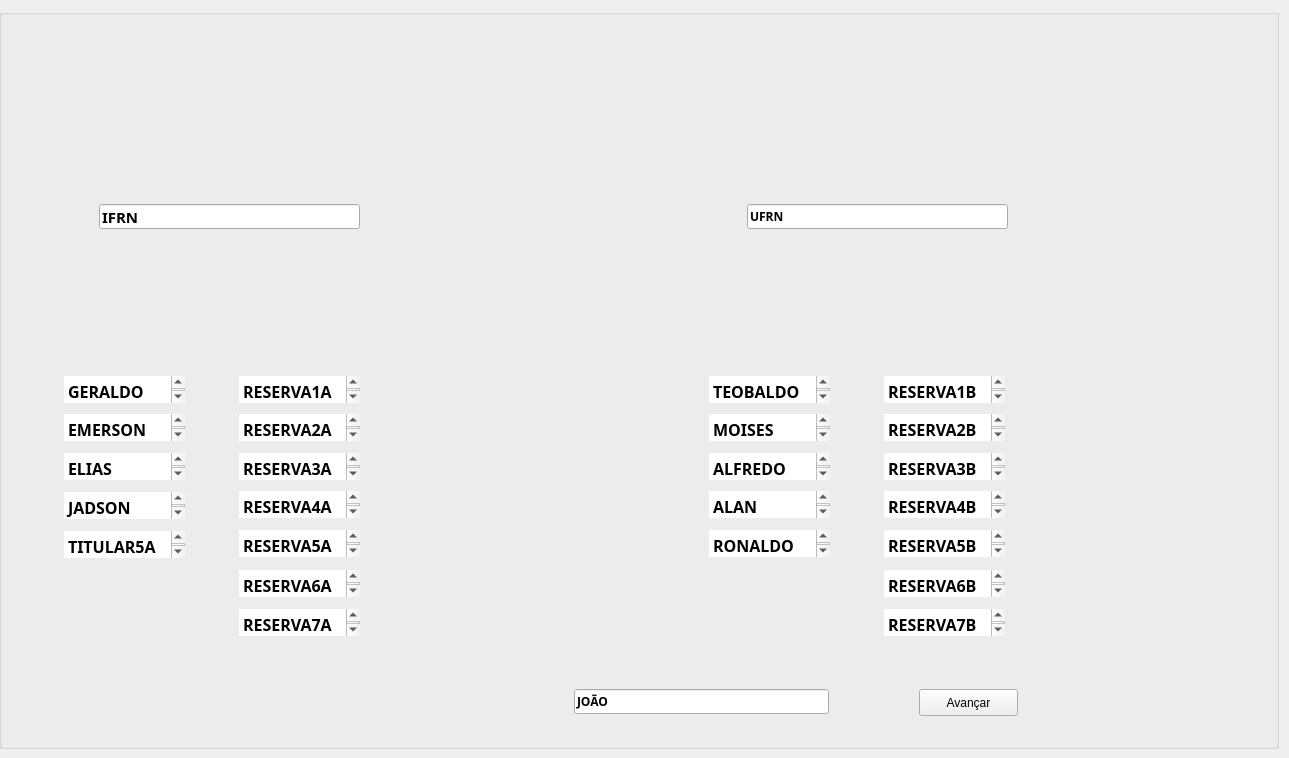
  <widget class="QWidget" name="centralwidget">
   <widget class="QGroupBox" name="Cadastro">
    <property name="enabled">
     <bool>true</bool>
    </property>
    <property name="geometry">
     <rect>
      <x>-1</x>
      <y>9</y>
      <width>1280</width>
      <height>740</height>
     </rect>
    </property>
    <property name="title">
     <string/>
    </property>
    <widget class="QTextEdit" name="jog1_B">
     <property name="geometry">
      <rect>
       <x>710</x>
       <y>367</y>
       <width>121</width>
       <height>27</height>
      </rect>
     </property>
     <property name="font">
      <font>
       <family>Courier 10 Pitch</family>
       <pointsize>12</pointsize>
       <weight>75</weight>
       <bold>true</bold>
      </font>
     </property>
     <property name="autoFillBackground">
      <bool>false</bool>
     </property>
     <property name="frameShape">
      <enum>QFrame::Panel</enum>
     </property>
     <property name="lineWidth">
      <number>0</number>
     </property>
     <property name="html">
      <string>&lt;!DOCTYPE HTML PUBLIC &quot;-//W3C//DTD HTML 4.0//EN&quot; &quot;http://www.w3.org/TR/REC-html40/strict.dtd&quot;&gt;
&lt;html&gt;&lt;head&gt;&lt;meta name=&quot;qrichtext&quot; content=&quot;1&quot; /&gt;&lt;style type=&quot;text/css&quot;&gt;
p, li { white-space: pre-wrap; }
&lt;/style&gt;&lt;/head&gt;&lt;body style=&quot; font-family:'Courier 10 Pitch'; font-size:12pt; font-weight:600; font-style:normal;&quot;&gt;
&lt;p style=&quot; margin-top:0px; margin-bottom:0px; margin-left:0px; margin-right:0px; -qt-block-indent:0; text-indent:0px;&quot;&gt;TEOBALDO&lt;/p&gt;&lt;/body&gt;&lt;/html&gt;</string>
     </property>
    </widget>
    <widget class="QTextEdit" name="reserva1_A">
     <property name="geometry">
      <rect>
       <x>240</x>
       <y>367</y>
       <width>121</width>
       <height>27</height>
      </rect>
     </property>
     <property name="font">
      <font>
       <family>Courier 10 Pitch</family>
       <pointsize>12</pointsize>
       <weight>75</weight>
       <bold>true</bold>
      </font>
     </property>
     <property name="autoFillBackground">
      <bool>false</bool>
     </property>
     <property name="frameShape">
      <enum>QFrame::Panel</enum>
     </property>
     <property name="lineWidth">
      <number>0</number>
     </property>
     <property name="html">
      <string>&lt;!DOCTYPE HTML PUBLIC &quot;-//W3C//DTD HTML 4.0//EN&quot; &quot;http://www.w3.org/TR/REC-html40/strict.dtd&quot;&gt;
&lt;html&gt;&lt;head&gt;&lt;meta name=&quot;qrichtext&quot; content=&quot;1&quot; /&gt;&lt;style type=&quot;text/css&quot;&gt;
p, li { white-space: pre-wrap; }
&lt;/style&gt;&lt;/head&gt;&lt;body style=&quot; font-family:'Courier 10 Pitch'; font-size:12pt; font-weight:600; font-style:normal;&quot;&gt;
&lt;p style=&quot; margin-top:0px; margin-bottom:0px; margin-left:0px; margin-right:0px; -qt-block-indent:0; text-indent:0px;&quot;&gt;RESERVA1A&lt;/p&gt;&lt;/body&gt;&lt;/html&gt;</string>
     </property>
    </widget>
    <widget class="QTextEdit" name="jog4_A">
     <property name="geometry">
      <rect>
       <x>65</x>
       <y>483</y>
       <width>121</width>
       <height>27</height>
      </rect>
     </property>
     <property name="font">
      <font>
       <family>Courier 10 Pitch</family>
       <pointsize>12</pointsize>
       <weight>75</weight>
       <bold>true</bold>
      </font>
     </property>
     <property name="autoFillBackground">
      <bool>false</bool>
     </property>
     <property name="frameShape">
      <enum>QFrame::Panel</enum>
     </property>
     <property name="lineWidth">
      <number>0</number>
     </property>
     <property name="html">
      <string>&lt;!DOCTYPE HTML PUBLIC &quot;-//W3C//DTD HTML 4.0//EN&quot; &quot;http://www.w3.org/TR/REC-html40/strict.dtd&quot;&gt;
&lt;html&gt;&lt;head&gt;&lt;meta name=&quot;qrichtext&quot; content=&quot;1&quot; /&gt;&lt;style type=&quot;text/css&quot;&gt;
p, li { white-space: pre-wrap; }
&lt;/style&gt;&lt;/head&gt;&lt;body style=&quot; font-family:'Courier 10 Pitch'; font-size:12pt; font-weight:600; font-style:normal;&quot;&gt;
&lt;p style=&quot; margin-top:0px; margin-bottom:0px; margin-left:0px; margin-right:0px; -qt-block-indent:0; text-indent:0px;&quot;&gt;JADSON&lt;/p&gt;&lt;/body&gt;&lt;/html&gt;</string>
     </property>
    </widget>
    <widget class="QTextEdit" name="reserva7_A">
     <property name="geometry">
      <rect>
       <x>240</x>
       <y>600</y>
       <width>121</width>
       <height>27</height>
      </rect>
     </property>
     <property name="font">
      <font>
       <family>Courier 10 Pitch</family>
       <pointsize>12</pointsize>
       <weight>75</weight>
       <bold>true</bold>
      </font>
     </property>
     <property name="autoFillBackground">
      <bool>false</bool>
     </property>
     <property name="frameShape">
      <enum>QFrame::Panel</enum>
     </property>
     <property name="lineWidth">
      <number>0</number>
     </property>
     <property name="html">
      <string>&lt;!DOCTYPE HTML PUBLIC &quot;-//W3C//DTD HTML 4.0//EN&quot; &quot;http://www.w3.org/TR/REC-html40/strict.dtd&quot;&gt;
&lt;html&gt;&lt;head&gt;&lt;meta name=&quot;qrichtext&quot; content=&quot;1&quot; /&gt;&lt;style type=&quot;text/css&quot;&gt;
p, li { white-space: pre-wrap; }
&lt;/style&gt;&lt;/head&gt;&lt;body style=&quot; font-family:'Courier 10 Pitch'; font-size:12pt; font-weight:600; font-style:normal;&quot;&gt;
&lt;p style=&quot; margin-top:0px; margin-bottom:0px; margin-left:0px; margin-right:0px; -qt-block-indent:0; text-indent:0px;&quot;&gt;RESERVA7A&lt;/p&gt;&lt;/body&gt;&lt;/html&gt;</string>
     </property>
    </widget>
    <widget class="QLineEdit" name="nome_arbitro">
     <property name="geometry">
      <rect>
       <x>575</x>
       <y>680</y>
       <width>255</width>
       <height>25</height>
      </rect>
     </property>
     <property name="font">
      <font>
       <family>Courier 10 Pitch</family>
       <weight>75</weight>
       <bold>true</bold>
      </font>
     </property>
     <property name="text">
      <string>JOÃO</string>
     </property>
    </widget>
    <widget class="QLineEdit" name="nome_time_A">
     <property name="geometry">
      <rect>
       <x>100</x>
       <y>195</y>
       <width>261</width>
       <height>25</height>
      </rect>
     </property>
     <property name="font">
      <font>
       <family>Courier 10 Pitch</family>
       <pointsize>11</pointsize>
       <weight>75</weight>
       <bold>true</bold>
      </font>
     </property>
     <property name="text">
      <string>IFRN</string>
     </property>
    </widget>
    <widget class="QTextEdit" name="jog3_B">
     <property name="geometry">
      <rect>
       <x>710</x>
       <y>444</y>
       <width>121</width>
       <height>27</height>
      </rect>
     </property>
     <property name="font">
      <font>
       <family>Courier 10 Pitch</family>
       <pointsize>12</pointsize>
       <weight>75</weight>
       <bold>true</bold>
      </font>
     </property>
     <property name="autoFillBackground">
      <bool>false</bool>
     </property>
     <property name="frameShape">
      <enum>QFrame::Panel</enum>
     </property>
     <property name="lineWidth">
      <number>0</number>
     </property>
     <property name="html">
      <string>&lt;!DOCTYPE HTML PUBLIC &quot;-//W3C//DTD HTML 4.0//EN&quot; &quot;http://www.w3.org/TR/REC-html40/strict.dtd&quot;&gt;
&lt;html&gt;&lt;head&gt;&lt;meta name=&quot;qrichtext&quot; content=&quot;1&quot; /&gt;&lt;style type=&quot;text/css&quot;&gt;
p, li { white-space: pre-wrap; }
&lt;/style&gt;&lt;/head&gt;&lt;body style=&quot; font-family:'Courier 10 Pitch'; font-size:12pt; font-weight:600; font-style:normal;&quot;&gt;
&lt;p style=&quot; margin-top:0px; margin-bottom:0px; margin-left:0px; margin-right:0px; -qt-block-indent:0; text-indent:0px;&quot;&gt;ALFREDO&lt;/p&gt;&lt;/body&gt;&lt;/html&gt;</string>
     </property>
    </widget>
    <widget class="QTextEdit" name="reserva4_B">
     <property name="geometry">
      <rect>
       <x>885</x>
       <y>482</y>
       <width>121</width>
       <height>27</height>
      </rect>
     </property>
     <property name="font">
      <font>
       <family>Courier 10 Pitch</family>
       <pointsize>12</pointsize>
       <weight>75</weight>
       <bold>true</bold>
      </font>
     </property>
     <property name="autoFillBackground">
      <bool>false</bool>
     </property>
     <property name="frameShape">
      <enum>QFrame::Panel</enum>
     </property>
     <property name="lineWidth">
      <number>0</number>
     </property>
     <property name="html">
      <string>&lt;!DOCTYPE HTML PUBLIC &quot;-//W3C//DTD HTML 4.0//EN&quot; &quot;http://www.w3.org/TR/REC-html40/strict.dtd&quot;&gt;
&lt;html&gt;&lt;head&gt;&lt;meta name=&quot;qrichtext&quot; content=&quot;1&quot; /&gt;&lt;style type=&quot;text/css&quot;&gt;
p, li { white-space: pre-wrap; }
&lt;/style&gt;&lt;/head&gt;&lt;body style=&quot; font-family:'Courier 10 Pitch'; font-size:12pt; font-weight:600; font-style:normal;&quot;&gt;
&lt;p style=&quot; margin-top:0px; margin-bottom:0px; margin-left:0px; margin-right:0px; -qt-block-indent:0; text-indent:0px;&quot;&gt;RESERVA4B&lt;/p&gt;&lt;/body&gt;&lt;/html&gt;</string>
     </property>
    </widget>
    <widget class="QTextEdit" name="reserva5_B">
     <property name="geometry">
      <rect>
       <x>885</x>
       <y>521</y>
       <width>121</width>
       <height>27</height>
      </rect>
     </property>
     <property name="font">
      <font>
       <family>Courier 10 Pitch</family>
       <pointsize>12</pointsize>
       <weight>75</weight>
       <bold>true</bold>
      </font>
     </property>
     <property name="autoFillBackground">
      <bool>false</bool>
     </property>
     <property name="frameShape">
      <enum>QFrame::Panel</enum>
     </property>
     <property name="lineWidth">
      <number>0</number>
     </property>
     <property name="html">
      <string>&lt;!DOCTYPE HTML PUBLIC &quot;-//W3C//DTD HTML 4.0//EN&quot; &quot;http://www.w3.org/TR/REC-html40/strict.dtd&quot;&gt;
&lt;html&gt;&lt;head&gt;&lt;meta name=&quot;qrichtext&quot; content=&quot;1&quot; /&gt;&lt;style type=&quot;text/css&quot;&gt;
p, li { white-space: pre-wrap; }
&lt;/style&gt;&lt;/head&gt;&lt;body style=&quot; font-family:'Courier 10 Pitch'; font-size:12pt; font-weight:600; font-style:normal;&quot;&gt;
&lt;p style=&quot; margin-top:0px; margin-bottom:0px; margin-left:0px; margin-right:0px; -qt-block-indent:0; text-indent:0px;&quot;&gt;RESERVA5B&lt;/p&gt;&lt;/body&gt;&lt;/html&gt;</string>
     </property>
    </widget>
    <widget class="QTextEdit" name="jog3_A">
     <property name="geometry">
      <rect>
       <x>65</x>
       <y>444</y>
       <width>121</width>
       <height>27</height>
      </rect>
     </property>
     <property name="font">
      <font>
       <family>Courier 10 Pitch</family>
       <pointsize>12</pointsize>
       <weight>75</weight>
       <bold>true</bold>
      </font>
     </property>
     <property name="autoFillBackground">
      <bool>false</bool>
     </property>
     <property name="frameShape">
      <enum>QFrame::Panel</enum>
     </property>
     <property name="lineWidth">
      <number>0</number>
     </property>
     <property name="html">
      <string>&lt;!DOCTYPE HTML PUBLIC &quot;-//W3C//DTD HTML 4.0//EN&quot; &quot;http://www.w3.org/TR/REC-html40/strict.dtd&quot;&gt;
&lt;html&gt;&lt;head&gt;&lt;meta name=&quot;qrichtext&quot; content=&quot;1&quot; /&gt;&lt;style type=&quot;text/css&quot;&gt;
p, li { white-space: pre-wrap; }
&lt;/style&gt;&lt;/head&gt;&lt;body style=&quot; font-family:'Courier 10 Pitch'; font-size:12pt; font-weight:600; font-style:normal;&quot;&gt;
&lt;p style=&quot; margin-top:0px; margin-bottom:0px; margin-left:0px; margin-right:0px; -qt-block-indent:0; text-indent:0px;&quot;&gt;ELIAS&lt;/p&gt;&lt;/body&gt;&lt;/html&gt;</string>
     </property>
    </widget>
    <widget class="QTextEdit" name="reserva3_A">
     <property name="geometry">
      <rect>
       <x>240</x>
       <y>444</y>
       <width>121</width>
       <height>27</height>
      </rect>
     </property>
     <property name="font">
      <font>
       <family>Courier 10 Pitch</family>
       <pointsize>12</pointsize>
       <weight>75</weight>
       <bold>true</bold>
      </font>
     </property>
     <property name="autoFillBackground">
      <bool>false</bool>
     </property>
     <property name="frameShape">
      <enum>QFrame::Panel</enum>
     </property>
     <property name="lineWidth">
      <number>0</number>
     </property>
     <property name="html">
      <string>&lt;!DOCTYPE HTML PUBLIC &quot;-//W3C//DTD HTML 4.0//EN&quot; &quot;http://www.w3.org/TR/REC-html40/strict.dtd&quot;&gt;
&lt;html&gt;&lt;head&gt;&lt;meta name=&quot;qrichtext&quot; content=&quot;1&quot; /&gt;&lt;style type=&quot;text/css&quot;&gt;
p, li { white-space: pre-wrap; }
&lt;/style&gt;&lt;/head&gt;&lt;body style=&quot; font-family:'Courier 10 Pitch'; font-size:12pt; font-weight:600; font-style:normal;&quot;&gt;
&lt;p style=&quot; margin-top:0px; margin-bottom:0px; margin-left:0px; margin-right:0px; -qt-block-indent:0; text-indent:0px;&quot;&gt;RESERVA3A&lt;/p&gt;&lt;/body&gt;&lt;/html&gt;</string>
     </property>
    </widget>
    <widget class="QTextEdit" name="reserva7_B">
     <property name="geometry">
      <rect>
       <x>885</x>
       <y>600</y>
       <width>121</width>
       <height>27</height>
      </rect>
     </property>
     <property name="font">
      <font>
       <family>Courier 10 Pitch</family>
       <pointsize>12</pointsize>
       <weight>75</weight>
       <bold>true</bold>
      </font>
     </property>
     <property name="autoFillBackground">
      <bool>false</bool>
     </property>
     <property name="frameShape">
      <enum>QFrame::Panel</enum>
     </property>
     <property name="lineWidth">
      <number>0</number>
     </property>
     <property name="html">
      <string>&lt;!DOCTYPE HTML PUBLIC &quot;-//W3C//DTD HTML 4.0//EN&quot; &quot;http://www.w3.org/TR/REC-html40/strict.dtd&quot;&gt;
&lt;html&gt;&lt;head&gt;&lt;meta name=&quot;qrichtext&quot; content=&quot;1&quot; /&gt;&lt;style type=&quot;text/css&quot;&gt;
p, li { white-space: pre-wrap; }
&lt;/style&gt;&lt;/head&gt;&lt;body style=&quot; font-family:'Courier 10 Pitch'; font-size:12pt; font-weight:600; font-style:normal;&quot;&gt;
&lt;p style=&quot; margin-top:0px; margin-bottom:0px; margin-left:0px; margin-right:0px; -qt-block-indent:0; text-indent:0px;&quot;&gt;RESERVA7B&lt;/p&gt;&lt;/body&gt;&lt;/html&gt;</string>
     </property>
    </widget>
    <widget class="QTextEdit" name="reserva3_B">
     <property name="geometry">
      <rect>
       <x>885</x>
       <y>444</y>
       <width>121</width>
       <height>27</height>
      </rect>
     </property>
     <property name="font">
      <font>
       <family>Courier 10 Pitch</family>
       <pointsize>12</pointsize>
       <weight>75</weight>
       <bold>true</bold>
      </font>
     </property>
     <property name="autoFillBackground">
      <bool>false</bool>
     </property>
     <property name="frameShape">
      <enum>QFrame::Panel</enum>
     </property>
     <property name="lineWidth">
      <number>0</number>
     </property>
     <property name="html">
      <string>&lt;!DOCTYPE HTML PUBLIC &quot;-//W3C//DTD HTML 4.0//EN&quot; &quot;http://www.w3.org/TR/REC-html40/strict.dtd&quot;&gt;
&lt;html&gt;&lt;head&gt;&lt;meta name=&quot;qrichtext&quot; content=&quot;1&quot; /&gt;&lt;style type=&quot;text/css&quot;&gt;
p, li { white-space: pre-wrap; }
&lt;/style&gt;&lt;/head&gt;&lt;body style=&quot; font-family:'Courier 10 Pitch'; font-size:12pt; font-weight:600; font-style:normal;&quot;&gt;
&lt;p style=&quot; margin-top:0px; margin-bottom:0px; margin-left:0px; margin-right:0px; -qt-block-indent:0; text-indent:0px;&quot;&gt;RESERVA3B&lt;/p&gt;&lt;/body&gt;&lt;/html&gt;</string>
     </property>
    </widget>
    <widget class="QTextEdit" name="jog5_B">
     <property name="geometry">
      <rect>
       <x>710</x>
       <y>521</y>
       <width>121</width>
       <height>27</height>
      </rect>
     </property>
     <property name="font">
      <font>
       <family>Courier 10 Pitch</family>
       <pointsize>12</pointsize>
       <weight>75</weight>
       <bold>true</bold>
      </font>
     </property>
     <property name="autoFillBackground">
      <bool>false</bool>
     </property>
     <property name="frameShape">
      <enum>QFrame::Panel</enum>
     </property>
     <property name="lineWidth">
      <number>0</number>
     </property>
     <property name="html">
      <string>&lt;!DOCTYPE HTML PUBLIC &quot;-//W3C//DTD HTML 4.0//EN&quot; &quot;http://www.w3.org/TR/REC-html40/strict.dtd&quot;&gt;
&lt;html&gt;&lt;head&gt;&lt;meta name=&quot;qrichtext&quot; content=&quot;1&quot; /&gt;&lt;style type=&quot;text/css&quot;&gt;
p, li { white-space: pre-wrap; }
&lt;/style&gt;&lt;/head&gt;&lt;body style=&quot; font-family:'Courier 10 Pitch'; font-size:12pt; font-weight:600; font-style:normal;&quot;&gt;
&lt;p style=&quot; margin-top:0px; margin-bottom:0px; margin-left:0px; margin-right:0px; -qt-block-indent:0; text-indent:0px;&quot;&gt;RONALDO&lt;/p&gt;&lt;/body&gt;&lt;/html&gt;</string>
     </property>
    </widget>
    <widget class="QTextEdit" name="reserva2_B">
     <property name="geometry">
      <rect>
       <x>885</x>
       <y>405</y>
       <width>121</width>
       <height>27</height>
      </rect>
     </property>
     <property name="font">
      <font>
       <family>Courier 10 Pitch</family>
       <pointsize>12</pointsize>
       <weight>75</weight>
       <bold>true</bold>
      </font>
     </property>
     <property name="autoFillBackground">
      <bool>false</bool>
     </property>
     <property name="frameShape">
      <enum>QFrame::Panel</enum>
     </property>
     <property name="lineWidth">
      <number>0</number>
     </property>
     <property name="html">
      <string>&lt;!DOCTYPE HTML PUBLIC &quot;-//W3C//DTD HTML 4.0//EN&quot; &quot;http://www.w3.org/TR/REC-html40/strict.dtd&quot;&gt;
&lt;html&gt;&lt;head&gt;&lt;meta name=&quot;qrichtext&quot; content=&quot;1&quot; /&gt;&lt;style type=&quot;text/css&quot;&gt;
p, li { white-space: pre-wrap; }
&lt;/style&gt;&lt;/head&gt;&lt;body style=&quot; font-family:'Courier 10 Pitch'; font-size:12pt; font-weight:600; font-style:normal;&quot;&gt;
&lt;p style=&quot; margin-top:0px; margin-bottom:0px; margin-left:0px; margin-right:0px; -qt-block-indent:0; text-indent:0px;&quot;&gt;RESERVA2B&lt;/p&gt;&lt;/body&gt;&lt;/html&gt;</string>
     </property>
    </widget>
    <widget class="QTextEdit" name="reserva5_A">
     <property name="geometry">
      <rect>
       <x>240</x>
       <y>521</y>
       <width>121</width>
       <height>27</height>
      </rect>
     </property>
     <property name="font">
      <font>
       <family>Courier 10 Pitch</family>
       <pointsize>12</pointsize>
       <weight>75</weight>
       <bold>true</bold>
      </font>
     </property>
     <property name="autoFillBackground">
      <bool>false</bool>
     </property>
     <property name="frameShape">
      <enum>QFrame::Panel</enum>
     </property>
     <property name="lineWidth">
      <number>0</number>
     </property>
     <property name="html">
      <string>&lt;!DOCTYPE HTML PUBLIC &quot;-//W3C//DTD HTML 4.0//EN&quot; &quot;http://www.w3.org/TR/REC-html40/strict.dtd&quot;&gt;
&lt;html&gt;&lt;head&gt;&lt;meta name=&quot;qrichtext&quot; content=&quot;1&quot; /&gt;&lt;style type=&quot;text/css&quot;&gt;
p, li { white-space: pre-wrap; }
&lt;/style&gt;&lt;/head&gt;&lt;body style=&quot; font-family:'Courier 10 Pitch'; font-size:12pt; font-weight:600; font-style:normal;&quot;&gt;
&lt;p style=&quot; margin-top:0px; margin-bottom:0px; margin-left:0px; margin-right:0px; -qt-block-indent:0; text-indent:0px;&quot;&gt;RESERVA5A&lt;/p&gt;&lt;/body&gt;&lt;/html&gt;</string>
     </property>
    </widget>
    <widget class="QTextEdit" name="jog4_B">
     <property name="geometry">
      <rect>
       <x>710</x>
       <y>482</y>
       <width>121</width>
       <height>27</height>
      </rect>
     </property>
     <property name="font">
      <font>
       <family>Courier 10 Pitch</family>
       <pointsize>12</pointsize>
       <weight>75</weight>
       <bold>true</bold>
      </font>
     </property>
     <property name="autoFillBackground">
      <bool>false</bool>
     </property>
     <property name="frameShape">
      <enum>QFrame::Panel</enum>
     </property>
     <property name="lineWidth">
      <number>0</number>
     </property>
     <property name="html">
      <string>&lt;!DOCTYPE HTML PUBLIC &quot;-//W3C//DTD HTML 4.0//EN&quot; &quot;http://www.w3.org/TR/REC-html40/strict.dtd&quot;&gt;
&lt;html&gt;&lt;head&gt;&lt;meta name=&quot;qrichtext&quot; content=&quot;1&quot; /&gt;&lt;style type=&quot;text/css&quot;&gt;
p, li { white-space: pre-wrap; }
&lt;/style&gt;&lt;/head&gt;&lt;body style=&quot; font-family:'Courier 10 Pitch'; font-size:12pt; font-weight:600; font-style:normal;&quot;&gt;
&lt;p style=&quot; margin-top:0px; margin-bottom:0px; margin-left:0px; margin-right:0px; -qt-block-indent:0; text-indent:0px;&quot;&gt;ALAN&lt;/p&gt;&lt;/body&gt;&lt;/html&gt;</string>
     </property>
    </widget>
    <widget class="QTextEdit" name="reserva1_B">
     <property name="geometry">
      <rect>
       <x>885</x>
       <y>367</y>
       <width>121</width>
       <height>27</height>
      </rect>
     </property>
     <property name="font">
      <font>
       <family>Courier 10 Pitch</family>
       <pointsize>12</pointsize>
       <weight>75</weight>
       <bold>true</bold>
      </font>
     </property>
     <property name="autoFillBackground">
      <bool>false</bool>
     </property>
     <property name="frameShape">
      <enum>QFrame::Panel</enum>
     </property>
     <property name="lineWidth">
      <number>0</number>
     </property>
     <property name="html">
      <string>&lt;!DOCTYPE HTML PUBLIC &quot;-//W3C//DTD HTML 4.0//EN&quot; &quot;http://www.w3.org/TR/REC-html40/strict.dtd&quot;&gt;
&lt;html&gt;&lt;head&gt;&lt;meta name=&quot;qrichtext&quot; content=&quot;1&quot; /&gt;&lt;style type=&quot;text/css&quot;&gt;
p, li { white-space: pre-wrap; }
&lt;/style&gt;&lt;/head&gt;&lt;body style=&quot; font-family:'Courier 10 Pitch'; font-size:12pt; font-weight:600; font-style:normal;&quot;&gt;
&lt;p style=&quot; margin-top:0px; margin-bottom:0px; margin-left:0px; margin-right:0px; -qt-block-indent:0; text-indent:0px;&quot;&gt;RESERVA1B&lt;/p&gt;&lt;/body&gt;&lt;/html&gt;</string>
     </property>
    </widget>
    <widget class="QTextEdit" name="reserva4_A">
     <property name="geometry">
      <rect>
       <x>240</x>
       <y>482</y>
       <width>121</width>
       <height>27</height>
      </rect>
     </property>
     <property name="font">
      <font>
       <family>Courier 10 Pitch</family>
       <pointsize>12</pointsize>
       <weight>75</weight>
       <bold>true</bold>
      </font>
     </property>
     <property name="autoFillBackground">
      <bool>false</bool>
     </property>
     <property name="frameShape">
      <enum>QFrame::Panel</enum>
     </property>
     <property name="lineWidth">
      <number>0</number>
     </property>
     <property name="html">
      <string>&lt;!DOCTYPE HTML PUBLIC &quot;-//W3C//DTD HTML 4.0//EN&quot; &quot;http://www.w3.org/TR/REC-html40/strict.dtd&quot;&gt;
&lt;html&gt;&lt;head&gt;&lt;meta name=&quot;qrichtext&quot; content=&quot;1&quot; /&gt;&lt;style type=&quot;text/css&quot;&gt;
p, li { white-space: pre-wrap; }
&lt;/style&gt;&lt;/head&gt;&lt;body style=&quot; font-family:'Courier 10 Pitch'; font-size:12pt; font-weight:600; font-style:normal;&quot;&gt;
&lt;p style=&quot; margin-top:0px; margin-bottom:0px; margin-left:0px; margin-right:0px; -qt-block-indent:0; text-indent:0px;&quot;&gt;RESERVA4A&lt;/p&gt;&lt;/body&gt;&lt;/html&gt;</string>
     </property>
    </widget>
    <widget class="QLineEdit" name="nome_time_B">
     <property name="geometry">
      <rect>
       <x>748</x>
       <y>195</y>
       <width>261</width>
       <height>25</height>
      </rect>
     </property>
     <property name="font">
      <font>
       <family>Courier 10 Pitch</family>
       <weight>75</weight>
       <bold>true</bold>
      </font>
     </property>
     <property name="text">
      <string>UFRN</string>
     </property>
    </widget>
    <widget class="QTextEdit" name="reserva6_A">
     <property name="geometry">
      <rect>
       <x>240</x>
       <y>561</y>
       <width>121</width>
       <height>27</height>
      </rect>
     </property>
     <property name="font">
      <font>
       <family>Courier 10 Pitch</family>
       <pointsize>12</pointsize>
       <weight>75</weight>
       <bold>true</bold>
      </font>
     </property>
     <property name="autoFillBackground">
      <bool>false</bool>
     </property>
     <property name="frameShape">
      <enum>QFrame::Panel</enum>
     </property>
     <property name="lineWidth">
      <number>0</number>
     </property>
     <property name="html">
      <string>&lt;!DOCTYPE HTML PUBLIC &quot;-//W3C//DTD HTML 4.0//EN&quot; &quot;http://www.w3.org/TR/REC-html40/strict.dtd&quot;&gt;
&lt;html&gt;&lt;head&gt;&lt;meta name=&quot;qrichtext&quot; content=&quot;1&quot; /&gt;&lt;style type=&quot;text/css&quot;&gt;
p, li { white-space: pre-wrap; }
&lt;/style&gt;&lt;/head&gt;&lt;body style=&quot; font-family:'Courier 10 Pitch'; font-size:12pt; font-weight:600; font-style:normal;&quot;&gt;
&lt;p style=&quot; margin-top:0px; margin-bottom:0px; margin-left:0px; margin-right:0px; -qt-block-indent:0; text-indent:0px;&quot;&gt;RESERVA6A&lt;/p&gt;&lt;/body&gt;&lt;/html&gt;</string>
     </property>
    </widget>
    <widget class="QTextEdit" name="jog1_A">
     <property name="geometry">
      <rect>
       <x>65</x>
       <y>367</y>
       <width>121</width>
       <height>27</height>
      </rect>
     </property>
     <property name="font">
      <font>
       <family>Courier 10 Pitch</family>
       <pointsize>12</pointsize>
       <weight>75</weight>
       <bold>true</bold>
      </font>
     </property>
     <property name="autoFillBackground">
      <bool>false</bool>
     </property>
     <property name="frameShape">
      <enum>QFrame::Panel</enum>
     </property>
     <property name="lineWidth">
      <number>0</number>
     </property>
     <property name="html">
      <string>&lt;!DOCTYPE HTML PUBLIC &quot;-//W3C//DTD HTML 4.0//EN&quot; &quot;http://www.w3.org/TR/REC-html40/strict.dtd&quot;&gt;
&lt;html&gt;&lt;head&gt;&lt;meta name=&quot;qrichtext&quot; content=&quot;1&quot; /&gt;&lt;style type=&quot;text/css&quot;&gt;
p, li { white-space: pre-wrap; }
&lt;/style&gt;&lt;/head&gt;&lt;body style=&quot; font-family:'Courier 10 Pitch'; font-size:12pt; font-weight:600; font-style:normal;&quot;&gt;
&lt;p style=&quot; margin-top:0px; margin-bottom:0px; margin-left:0px; margin-right:0px; -qt-block-indent:0; text-indent:0px;&quot;&gt;GERALDO&lt;/p&gt;&lt;/body&gt;&lt;/html&gt;</string>
     </property>
    </widget>
    <widget class="QTextEdit" name="reserva2_A">
     <property name="geometry">
      <rect>
       <x>240</x>
       <y>405</y>
       <width>121</width>
       <height>27</height>
      </rect>
     </property>
     <property name="font">
      <font>
       <family>Courier 10 Pitch</family>
       <pointsize>12</pointsize>
       <weight>75</weight>
       <bold>true</bold>
      </font>
     </property>
     <property name="autoFillBackground">
      <bool>false</bool>
     </property>
     <property name="frameShape">
      <enum>QFrame::Panel</enum>
     </property>
     <property name="lineWidth">
      <number>0</number>
     </property>
     <property name="html">
      <string>&lt;!DOCTYPE HTML PUBLIC &quot;-//W3C//DTD HTML 4.0//EN&quot; &quot;http://www.w3.org/TR/REC-html40/strict.dtd&quot;&gt;
&lt;html&gt;&lt;head&gt;&lt;meta name=&quot;qrichtext&quot; content=&quot;1&quot; /&gt;&lt;style type=&quot;text/css&quot;&gt;
p, li { white-space: pre-wrap; }
&lt;/style&gt;&lt;/head&gt;&lt;body style=&quot; font-family:'Courier 10 Pitch'; font-size:12pt; font-weight:600; font-style:normal;&quot;&gt;
&lt;p style=&quot; margin-top:0px; margin-bottom:0px; margin-left:0px; margin-right:0px; -qt-block-indent:0; text-indent:0px;&quot;&gt;RESERVA2A&lt;/p&gt;&lt;/body&gt;&lt;/html&gt;</string>
     </property>
    </widget>
    <widget class="QTextEdit" name="jog2_B">
     <property name="geometry">
      <rect>
       <x>710</x>
       <y>405</y>
       <width>121</width>
       <height>27</height>
      </rect>
     </property>
     <property name="font">
      <font>
       <family>Courier 10 Pitch</family>
       <pointsize>12</pointsize>
       <weight>75</weight>
       <bold>true</bold>
      </font>
     </property>
     <property name="autoFillBackground">
      <bool>false</bool>
     </property>
     <property name="frameShape">
      <enum>QFrame::Panel</enum>
     </property>
     <property name="lineWidth">
      <number>0</number>
     </property>
     <property name="html">
      <string>&lt;!DOCTYPE HTML PUBLIC &quot;-//W3C//DTD HTML 4.0//EN&quot; &quot;http://www.w3.org/TR/REC-html40/strict.dtd&quot;&gt;
&lt;html&gt;&lt;head&gt;&lt;meta name=&quot;qrichtext&quot; content=&quot;1&quot; /&gt;&lt;style type=&quot;text/css&quot;&gt;
p, li { white-space: pre-wrap; }
&lt;/style&gt;&lt;/head&gt;&lt;body style=&quot; font-family:'Courier 10 Pitch'; font-size:12pt; font-weight:600; font-style:normal;&quot;&gt;
&lt;p style=&quot; margin-top:0px; margin-bottom:0px; margin-left:0px; margin-right:0px; -qt-block-indent:0; text-indent:0px;&quot;&gt;MOISES&lt;/p&gt;&lt;/body&gt;&lt;/html&gt;</string>
     </property>
    </widget>
    <widget class="QLabel" name="Background">
     <property name="geometry">
      <rect>
       <x>0</x>
       <y>0</y>
       <width>1280</width>
       <height>720</height>
      </rect>
     </property>
     <property name="font">
      <font>
       <pointsize>14</pointsize>
       <weight>75</weight>
       <bold>true</bold>
      </font>
     </property>
     <property name="text">
      <string/>
     </property>
     <property name="pixmap">
      <pixmap>Cadastro.png</pixmap>
     </property>
    </widget>
    <widget class="QTextEdit" name="jog2_A">
     <property name="geometry">
      <rect>
       <x>65</x>
       <y>405</y>
       <width>121</width>
       <height>27</height>
      </rect>
     </property>
     <property name="font">
      <font>
       <family>Courier 10 Pitch</family>
       <pointsize>12</pointsize>
       <weight>75</weight>
       <bold>true</bold>
      </font>
     </property>
     <property name="autoFillBackground">
      <bool>false</bool>
     </property>
     <property name="frameShape">
      <enum>QFrame::Panel</enum>
     </property>
     <property name="lineWidth">
      <number>0</number>
     </property>
     <property name="html">
      <string>&lt;!DOCTYPE HTML PUBLIC &quot;-//W3C//DTD HTML 4.0//EN&quot; &quot;http://www.w3.org/TR/REC-html40/strict.dtd&quot;&gt;
&lt;html&gt;&lt;head&gt;&lt;meta name=&quot;qrichtext&quot; content=&quot;1&quot; /&gt;&lt;style type=&quot;text/css&quot;&gt;
p, li { white-space: pre-wrap; }
&lt;/style&gt;&lt;/head&gt;&lt;body style=&quot; font-family:'Courier 10 Pitch'; font-size:12pt; font-weight:600; font-style:normal;&quot;&gt;
&lt;p style=&quot; margin-top:0px; margin-bottom:0px; margin-left:0px; margin-right:0px; -qt-block-indent:0; text-indent:0px;&quot;&gt;EMERSON&lt;/p&gt;&lt;/body&gt;&lt;/html&gt;</string>
     </property>
    </widget>
    <widget class="QTextEdit" name="jog5_A">
     <property name="geometry">
      <rect>
       <x>65</x>
       <y>522</y>
       <width>121</width>
       <height>27</height>
      </rect>
     </property>
     <property name="font">
      <font>
       <family>Courier 10 Pitch</family>
       <pointsize>12</pointsize>
       <weight>75</weight>
       <bold>true</bold>
      </font>
     </property>
     <property name="autoFillBackground">
      <bool>false</bool>
     </property>
     <property name="frameShape">
      <enum>QFrame::Panel</enum>
     </property>
     <property name="lineWidth">
      <number>0</number>
     </property>
     <property name="html">
      <string>&lt;!DOCTYPE HTML PUBLIC &quot;-//W3C//DTD HTML 4.0//EN&quot; &quot;http://www.w3.org/TR/REC-html40/strict.dtd&quot;&gt;
&lt;html&gt;&lt;head&gt;&lt;meta name=&quot;qrichtext&quot; content=&quot;1&quot; /&gt;&lt;style type=&quot;text/css&quot;&gt;
p, li { white-space: pre-wrap; }
&lt;/style&gt;&lt;/head&gt;&lt;body style=&quot; font-family:'Courier 10 Pitch'; font-size:12pt; font-weight:600; font-style:normal;&quot;&gt;
&lt;p style=&quot; margin-top:0px; margin-bottom:0px; margin-left:0px; margin-right:0px; -qt-block-indent:0; text-indent:0px;&quot;&gt;TITULAR5A&lt;/p&gt;&lt;/body&gt;&lt;/html&gt;</string>
     </property>
    </widget>
    <widget class="QTextEdit" name="reserva6_B">
     <property name="geometry">
      <rect>
       <x>885</x>
       <y>561</y>
       <width>121</width>
       <height>27</height>
      </rect>
     </property>
     <property name="font">
      <font>
       <family>Courier 10 Pitch</family>
       <pointsize>12</pointsize>
       <weight>75</weight>
       <bold>true</bold>
      </font>
     </property>
     <property name="autoFillBackground">
      <bool>false</bool>
     </property>
     <property name="frameShape">
      <enum>QFrame::Panel</enum>
     </property>
     <property name="lineWidth">
      <number>0</number>
     </property>
     <property name="html">
      <string>&lt;!DOCTYPE HTML PUBLIC &quot;-//W3C//DTD HTML 4.0//EN&quot; &quot;http://www.w3.org/TR/REC-html40/strict.dtd&quot;&gt;
&lt;html&gt;&lt;head&gt;&lt;meta name=&quot;qrichtext&quot; content=&quot;1&quot; /&gt;&lt;style type=&quot;text/css&quot;&gt;
p, li { white-space: pre-wrap; }
&lt;/style&gt;&lt;/head&gt;&lt;body style=&quot; font-family:'Courier 10 Pitch'; font-size:12pt; font-weight:600; font-style:normal;&quot;&gt;
&lt;p style=&quot; margin-top:0px; margin-bottom:0px; margin-left:0px; margin-right:0px; -qt-block-indent:0; text-indent:0px;&quot;&gt;RESERVA6B&lt;/p&gt;&lt;/body&gt;&lt;/html&gt;</string>
     </property>
    </widget>
    <widget class="QPushButton" name="botao_avancar">
     <property name="geometry">
      <rect>
       <x>920</x>
       <y>680</y>
       <width>99</width>
       <height>27</height>
      </rect>
     </property>
     <property name="text">
      <string>Avançar</string>
     </property>
     <property name="autoDefault">
      <bool>false</bool>
     </property>
     <property name="default">
      <bool>false</bool>
     </property>
     <property name="flat">
      <bool>false</bool>
     </property>
    </widget>
    <zorder>Background</zorder>
    <zorder>reserva5_B</zorder>
    <zorder>reserva7_A</zorder>
    <zorder>jog3_B</zorder>
    <zorder>reserva6_A</zorder>
    <zorder>nome_arbitro</zorder>
    <zorder>jog5_A</zorder>
    <zorder>reserva3_B</zorder>
    <zorder>jog4_B</zorder>
    <zorder>botao_avancar</zorder>
    <zorder>jog3_A</zorder>
    <zorder>reserva4_B</zorder>
    <zorder>jog4_A</zorder>
    <zorder>reserva1_B</zorder>
    <zorder>jog5_B</zorder>
    <zorder>nome_time_A</zorder>
    <zorder>reserva2_A</zorder>
    <zorder>reserva3_A</zorder>
    <zorder>jog1_B</zorder>
    <zorder>nome_time_B</zorder>
    <zorder>reserva5_A</zorder>
    <zorder>reserva6_B</zorder>
    <zorder>reserva7_B</zorder>
    <zorder>reserva4_A</zorder>
    <zorder>jog1_A</zorder>
    <zorder>jog2_A</zorder>
    <zorder>jog2_B</zorder>
    <zorder>reserva2_B</zorder>
    <zorder>reserva1_A</zorder>
   </widget>
  </widget>
